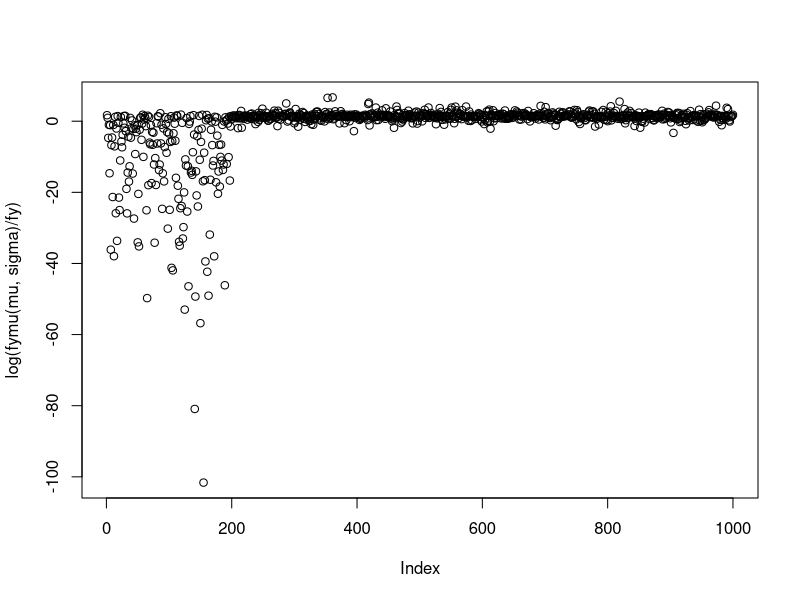
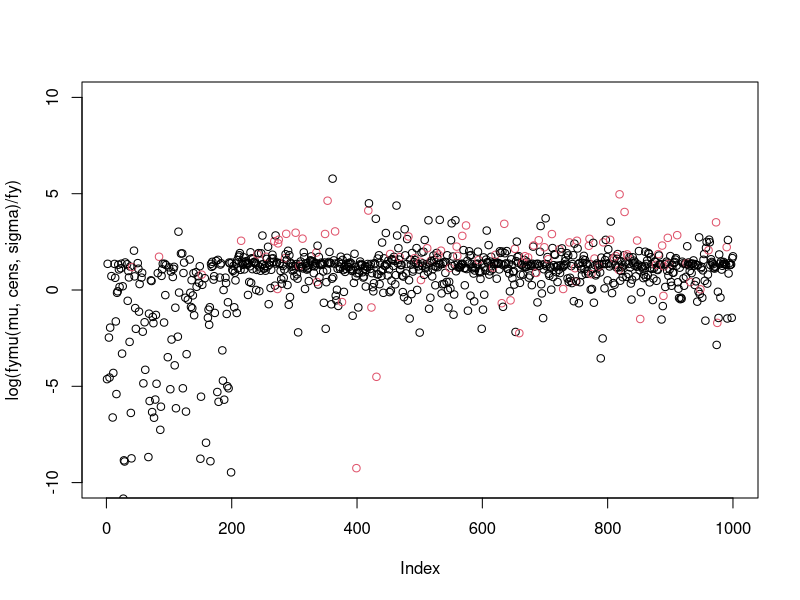
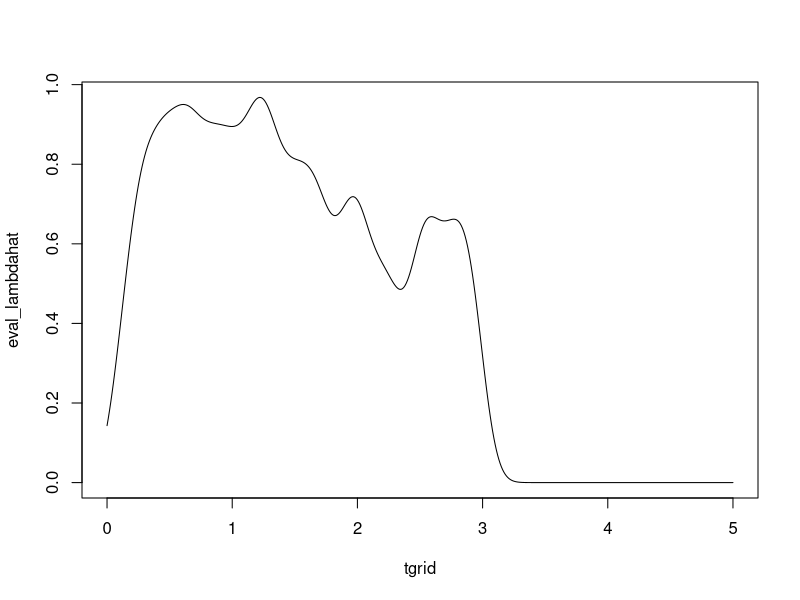
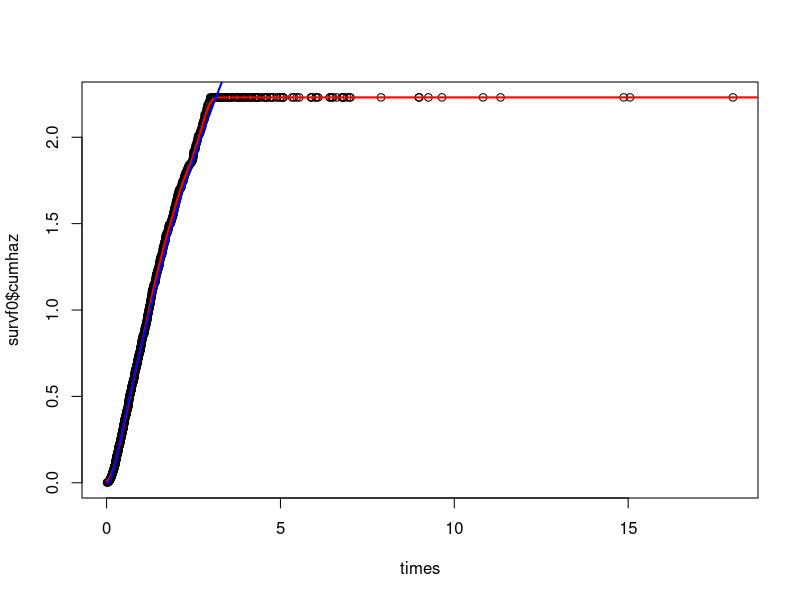
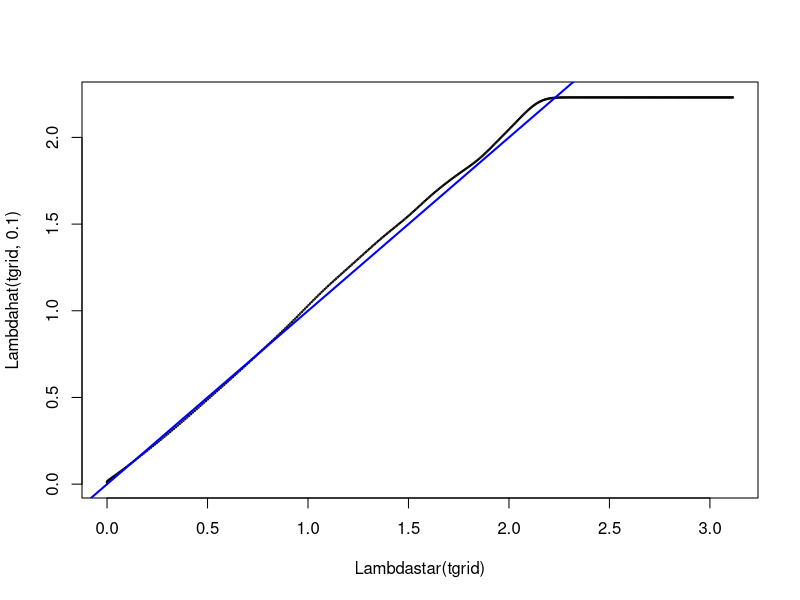
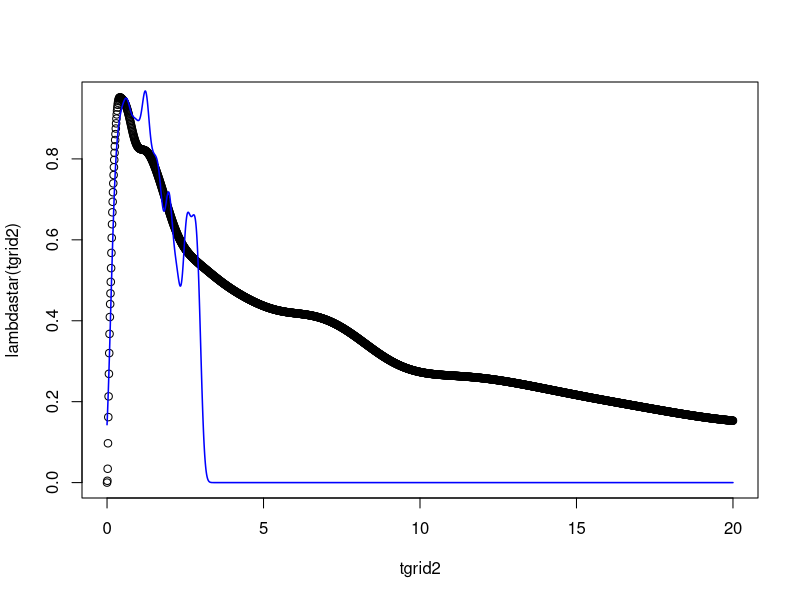
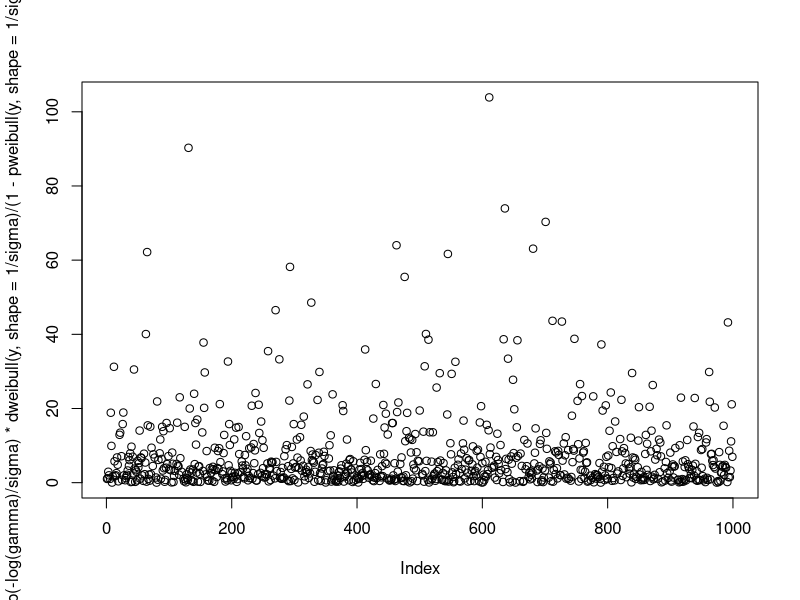
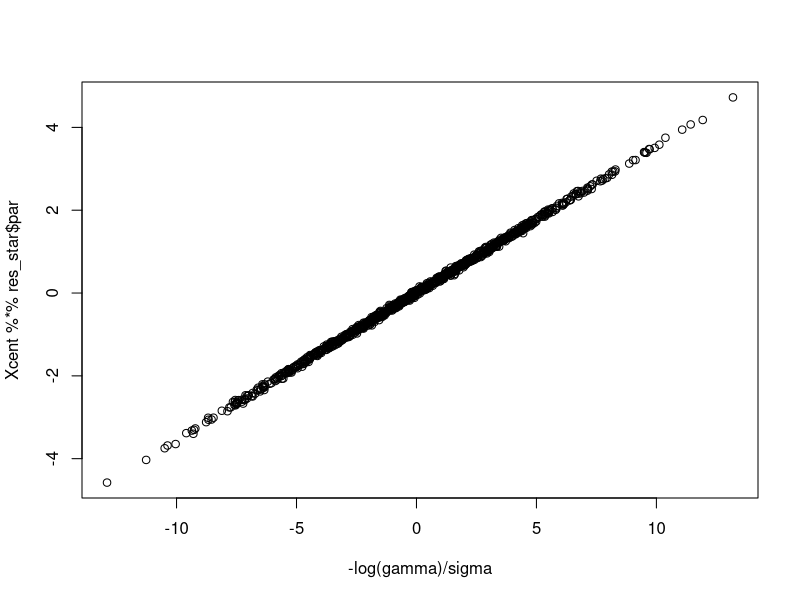

Here is the R script that generated these plots, in order: (Note: this script raises an error after producing the figures.)
library(survival)
set.seed(132)
### Example 1: Laplace noise
dlognormal <- function(x, mean, sd){
   dnorm(log(x), mean = mean, sd = sd) / x
}
n <- 1000
d <- 10 #1
alpha <- 0.2
k <- round(n * alpha)
X <- matrix(rnorm(n*d), nrow = n, ncol = d)
beta <- rnorm(d)
beta <-  beta/ sqrt(sum(beta^2))
mu <- X %*% beta
sigma <- 0.25
xi <- sigma * rnorm(n)  # rlaplace(n)
y <- exp(drop(mu + xi)) # log-normal response
yperm <- y
yperm[1:k] <- y[sample(1:k)]
fymu <- function(mu, sigma) dlognormal(yperm, mu, sigma)
# assume known for simplicity (location mixture)
dens_y  <- function(y) colMeans((sapply(y, function(z) dlognormal(z, mu, sigma))))
kde_obj <- density(yperm)
kde_y <- approxfun(kde_obj$x, kde_obj$y)
#ygrid <- seq(from = 0, to = 12, length = 1000)
#plot(ygrid, kde_y(ygrid), type = "l")
#lines(ygrid, dens_y(ygrid), type = "l", col = "red")
fy <- dens_y(yperm)
# plot likelihood ratios
plot(log(fymu(mu, sigma) / fy))
nloglik_marginal <- function(mu, sigma, alpha) sum(-log((1-alpha) * fymu(mu, sigma) + alpha * fy))
maxiter <- 1000
tol <- 1E-4
objs <- numeric(maxiter)
# find some simple initial estimators
lm_naive <- lm(log(yperm) ~ X - 1)
betacur <- coef(lm_naive)
mu <- X %*% betacur
alpha <- 0.5
sigma <- mean(residuals(lm_naive)^2)
iter <- 1
objs[iter] <- nloglik_marginal(mu, sigma, alpha)
# marginal approach
while(iter < maxiter){
    num <- (1-alpha) * fymu(mu, sigma)
    denom <- num + alpha * fy
    pcur <- num/denom
    alpha <- 1 - mean(pcur)
    lm_pcur  <- lm(log(yperm) ~ X - 1, weights = pcur)
    betacur <- coef(lm_pcur)
    mu <- X %*% betacur
    sigma <- sqrt(weighted.mean(residuals(lm_pcur)^2, w = pcur))
    iter <- iter + 1
    objs[iter] <- nloglik_marginal(mu, sigma, alpha)
    if(objs[iter] + tol > objs[iter-1])
        break
}
alpha
sigma
sqrt(sum((betacur - beta)^2))

############################################################################################################

# NEXT: account for possible right-censoring [assuming sigma^2 is known]
cens <- (yperm >= 3) 
fymu <- function(mu, cens, sigma) dlnorm(yperm, mu, sigma)^(1-cens) * (1 - plnorm(yperm, mu, sigma))^cens
# assume known for simplicity (location mixture)
dens_y  <- function(y, cens) colMeans((sapply(y, function(z) dlnorm(z, mu, sigma))))^(1- cens) * (colMeans((sapply(y, function(z) 1-plnorm(z, mu, sigma)))))^cens
fy <- dens_y(yperm, cens)
#plot(log(fymu(mu, cens, sigma) / fy))
#plot(log(fymu(mu, cens, sigma)[cens] / fy[cens]))
nloglik_marginal <- function(mu, cens, sigma, alpha) sum(-log((1-alpha) * fymu(mu, cens, sigma) + alpha * fy))
lm_naive <- lm(log(yperm[!cens]) ~ X[!cens,] - 1, )
betacur <- coef(lm_naive)
mu <- X %*% betacur
alpha <- 0.5
sigma <- .25 #ASSUME KNOWN
iter <- 1
objs[iter] <- nloglik_marginal(mu, cens, sigma, alpha)
# marginal approach
while(iter < maxiter){
    num <- (1-alpha) * fymu(mu, cens, sigma)
    denom <- num + alpha * fy
    pcur <- num/denom
    alpha <- 1 - mean(pcur)
    lm_pcur <- survreg(Surv(yperm, event = 1 - cens) ~ X - 1, scale = 0.25, dist = "lognormal", weights = pmax(pcur, 1E-6))
    betacur <- coef(lm_pcur)
    mu <- X %*% betacur
    iter <- iter + 1
    objs[iter] <- nloglik_marginal(mu, cens, sigma, alpha)
    if(objs[iter] + tol > objs[iter-1])
        break
}
alpha
sqrt(sum((betacur - beta)^2))
##################################################################################
### Moving forward: the PH model
##################################################################################
ls()
set.seed(132)
n <- 1000
d <- 10 #1
alpha <- 0.2
k <- round(n * alpha)
X <- matrix(rnorm(n*d), nrow = n, ncol = d)
beta <- rnorm(d)
beta <-  beta/ sqrt(sum(beta^2))
mu <- X %*% beta
sigma <- 0.25
xi_mult <- rweibull(n, shape = 1/sigma)
xi <- log(xi_mult)
#hist(xi, nclass = 100, prob = TRUE)

y <- exp(drop(mu)) * xi_mult#
yperm <- y
yperm[1:k] <- y[sample(1:k)]

# marginal distribution of y's is a scale mixture
gamma <- exp(drop(mu))
dens_y  <- function(y) rowMeans(sweep(dweibull(outer(y, gamma, FUN = "/"), shape = 1/sigma), MARGIN = 2, FUN = "/", STATS = gamma))
#ygrid <- seq(from = 0, to = 12, length = 1000)
#hist(y, nclass = 50, prob = TRUE, ylim = c(0,1))
#lines(ygrid, dens_y(ygrid), type = "l")
#kde_obj <- density(yperm)
#kde_y <- approxfun(kde_obj$x, kde_obj$y)
#lines(ygrid, kde_y(ygrid), col = "red")
#integrate(dens_y, lower = 0, upper = 20)
# without censoring, regression parameters should be accessible from linear regression
lm_oracle <- lm(log(y) ~ X)
coef(lm_oracle)
#sqrt(sum((beta - coef(lm_oracle)[-1])^2))
# now, add mismatches [assuming scale is known]
fymu <- function(mu, sigma) dweibull(yperm, shape = 1/sigma, scale = exp(mu))
fy <- dens_y(yperm)
# plot likelihood ratios
#plot(log(fymu(mu, sigma) / fy), ylim = c(0,10))
nloglik_marginal <- function(mu, sigma, alpha) sum(-log((1-alpha) * fymu(mu, sigma) + alpha * fy))
maxiter <- 1000
tol <- 1E-4
objs <- numeric(maxiter)

# find some simple initial estimators
lm_naive <- lm(log(yperm) ~ X)
betacur <- coef(lm_naive)[-1]
mu <- X %*% betacur
alpha <- 0.5
#sigma <- mean(residuals(lm_naive)^2)
iter <- 1
objs[iter] <- nloglik_marginal(mu, sigma, alpha)
# marginal approach
while(iter < maxiter){
    num <- (1-alpha) * fymu(mu, sigma)
    denom <- num + alpha * fy
    pcur <- num/denom
    alpha <- 1 - mean(pcur)
    lm_pcur <- survreg(Surv(yperm, event = rep(1,n)) ~ X - 1, scale = sigma, dist = "weibull", weights = pmax(pcur, 1E-6))
    #lm_pcur  <- lm(log(yperm) ~ X - 1, weights = pcur)
    betacur <- coef(lm_pcur)
    mu <- X %*% betacur
    #sigma <- sqrt(weighted.mean(residuals(lm_pcur)^2, w = pcur))
    iter <- iter + 1
    objs[iter] <- nloglik_marginal(mu, sigma, alpha)
    if(objs[iter] + tol > objs[iter-1])
        break
}
sqrt(sum((beta - coef(lm_naive)[-1])^2))
sqrt(sum((beta - betacur)^2))

### now, additionally add censoring
cens <- (yperm >= 3) # 11% censored
fymu <- function(mu, cens, sigma) dweibull(yperm, shape = 1/sigma, scale = exp(mu))^(1 - cens)  * (1 - pweibull(yperm, shape = 1/sigma, scale = exp(mu)))^cens
# assume known for simplicity (scale mixture)
dens_y  <- function(y, cens) rowMeans(sweep(dweibull(outer(y, gamma, FUN = "/"), shape = 1/sigma), MARGIN = 2, FUN = "/", STATS = gamma))^(1-cens) * (1 - rowMeans(pweibull(outer(y, gamma, FUN = "/"), shape = 1/sigma)))^cens
fy <- dens_y(yperm, cens)
#
plot(log(fymu(mu, cens, sigma) / fy), ylim = c(-10, 10), col = cens  +1)
#plot(log(fymu(mu, cens, sigma)[cens] / fy[cens]))


nloglik_marginal <- function(mu, cens, sigma, alpha) sum(-log((1-alpha) * fymu(mu, cens, sigma) + alpha * fy))
lm_naive <- lm(log(yperm[!cens]) ~ X[!cens,] - 1, )
betacur <- coef(lm_naive)
mu <- X %*% betacur
alpha <- 0.5
sigma <- .25 #ASSUME KNOWN
iter <- 1
objs[iter] <- nloglik_marginal(mu, cens, sigma, alpha)
#A <- M1(mu, sigma) * (alpha/(n-1))
#diag(A) <- diag(A) * (1 - alpha)/(alpha/(n-1))
#B <- fyM * (1 - alpha/(n-1))
#diag(B) <- fyM * alpha / (1 - alpha/(n-1))
#objs_pairwise[iter] <- nloglik_pairwise(A,B)

# marginal approach
while(iter < maxiter){

    num <- (1-alpha) * fymu(mu, cens, sigma)
    denom <- num + alpha * fy
    pcur <- num/denom
    alpha <- 1 - mean(pcur)
    #deriv <- (dlnorm(yperm, mu, sigma)^2)/(1 - plnorm(yperm, mu, sigma)) * (-(log(yperm) - mu))/(sigma^2)
    #deriv_num <- (-log(1 - plnorm(yperm, mu + 0.001, sigma)) - -log(1 - plnorm(yperm, mu -0.001, sigma)))/(2*0.001)
  #  deriv_num <- (-log(dlnorm(yperm, mu + 0.00001, sigma))  - -log(dlnorm(yperm, mu -0.00001, sigma)))/(2 * 0.00001)
    #deriv <- (log(yperm) - mu)/(sigma^2)
    #cens_weights <- rep(1,n)
    #cw <- dlnorm(yperm, mu, sigma)^2/(1 - plnorm(yperm, mu, sigma))
    #cw[!is.finite(cw)] <- 0
    #cens_weights[cens] <- cw[cens]
    lm_pcur <- survreg(Surv(yperm, event = 1 - cens) ~ X - 1, scale = 0.25, dist = "weibull", weights = pmax(pcur, 1E-6))
    #lm_pcur  <- lm(log(yperm) ~ X - 1, weights = pcur * cens_weights)
    betacur <- coef(lm_pcur)
    mu <- X %*% betacur
    #sigma <- sqrt(weighted.mean(residuals(lm_pcur)^2, w = pcur))
    iter <- iter + 1
    objs[iter] <- nloglik_marginal(mu, cens, sigma, alpha)
    if(objs[iter] + tol > objs[iter-1])
        break
}

alpha
sqrt(sum((betacur - beta)^2))

### now start working on the COX PH model

### baseline hazard
ls()
survf0 <- survfit(Surv(yperm, event = 1 - cens) ~ 1)
Delta <- c(survf0$cumhaz[1], diff(survf0$cumhaz))
times <- survf0$time
# kernel estimation of the baseline hazard function
lambdahat <- function(t, h){
 rowSums(sweep(dnorm(outer(t, times, "-"), sd = h), MARGIN = 2, FUN = "*", STATS = Delta))

}

# corresponding cumulative hazard function
Lambdahat <- function(t, h){
 rowSums(sweep(pnorm(outer(t, times, "-"), sd = h), MARGIN = 2, FUN = "*", STATS = Delta))
}
tgrid <- seq(from = 0, to = 5, by = 0.01)
eval_lambdahat <- lambdahat(tgrid, 0.1)
plot(tgrid, eval_lambdahat, type = "l")
tgrid2 <- seq(from = 0, to = 20, by = 0.01)
eval_Lambdahat <- Lambdahat(tgrid2, 0.1)
plot(times, survf0$cumhaz)
lines(tgrid2, eval_Lambdahat, type = "l", col = "red", lwd = 2)

# compare with "true" underlying baseline hazard

lambdastar <- function(t) rowMeans(sweep(dweibull(outer(t, gamma, FUN = "/"), shape = 1/sigma), MARGIN = 2, FUN = "/", STATS = gamma)) /( (1 - rowMeans(pweibull(outer(t, gamma, FUN = "/"), shape = 1/sigma))) )
Lambdastar <- function(t) -log((1 - rowMeans(pweibull(outer(t, gamma, FUN = "/"), shape = 1/sigma))) )
eval_Lambdastar <- Lambdastar(tgrid2)
lines(tgrid2, eval_Lambdastar, type = "l", col = "blue", lwd = 2)
plot(Lambdastar(tgrid), Lambdahat(tgrid, 0.1), cex = 0.2)
abline(0,1, lwd = 2, col = "blue")
plot(tgrid2, lambdastar(tgrid2))
lines(tgrid2, lambdahat(tgrid2, 0.1), col = "blue", lwd = 1.5)

# estimation of Cox model assuming BL functions are known

Xcent <- scale(X, center = TRUE, scale = FALSE)
#Xcent <- X
lambdastar_t <- lambdastar(y)#4*y^3#lambdastar(y)
Lambdastar_t <- Lambdastar(y)#y^4#Lambdastar(y)
t1_grad <- -colSums(sweep(Xcent, MARGIN = 1, FUN = "*", STATS = (1-cens)))
obj_cox_star <- function(beta, X, cens) sum( (1 - cens) * (-X%*%beta -log(lambdastar_t)) + exp(X %*% beta) * Lambdastar_t)
grad_cox_star <- function(beta, X, cens)  t1_grad + t(X) %*% (exp(X %*% beta) * Lambdastar_t) #colSums(sweep(X, MARGIN = 1, FUN = "*", STATS = exp(X %*% beta) * Lambdastar_t))
creg <- coxph(Surv(y, event = 1 - cens) ~ Xcent)
bhaz <- basehaz(creg)
#plot(lambdastar_t * exp(Xcent %*%res_star$par),
# estimate regression parameters
res_star <- optim(par = rep(0,d), fn = obj_cox_star, gr = grad_cox_star, method = "BFGS", X = Xcent, cens = cens)

plot(exp(-log(gamma)/sigma) * dweibull(y, shape = 1/sigma)/(1-pweibull(y, shape = 1/sigma)))
plot(-log(gamma)/sigma, Xcent %*% res_star$par)

plot(-log(gamma)/sigma + log(4*y^3), Xcent %*% res_star$par)#%

plot(-log(gamma)/sigma, Xcent %*% res_star$par)
plot(-log(gamma)/sigma, Xcent %*% creg$coef)
times <- bhaz$time
Delta <- c(bhaz$hazard[1], diff(bhaz))

lambdahat_0 <- lambdastar(y)#4*y^3#lambdastar(y)
Lambdahat_t <- Lambdastar(y)

plot(-log(gamma)/sigma, Xcent %*% creg$coef)
abline(0,1, col = "blue", lwd = 3)
yy <- Xcent %*% res_star$par
xx <- -log(gamma)/sigma
lm(yy ~ xx)
#plot(c(bhaz[1,1], diff(bhaz[,1])) * predict(creg, type = "risk"), lambdastar_t * exp(Xcent %*%res_star$par))

### pseudo-code

fy <- dens_y(yperm, cens)
alpha <- 0.5
maxiter <- 1000
tol <- 1E-4
objs <- numeric(maxiter)

# compute naive estimator

creg <- coxph(Surv(yperm, event = 1 - cens) ~ Xcent)
bhaz <- basehaz(creg)
mu <- Xcent %*% creg$coef

# compute associated smoothed baseline and cumulative baseline hazard

times <- bhaz$time
Delta <- c(bhaz$hazard[1], diff(bhaz))

lambdahat_0 <- lambdahat(yperm, 0.1)
Lambdahat_0 <- Lambdahat(yperm, 0.1)

fymu <- function(mu, cens, l0, L0) exp( (1 - cens) * (-X%*%beta -log(l0)) + exp(mu) * L0)
nloglik_marginal <- function(mu, cens, alpha, l0, L0) sum(-log((1-alpha) * fymu(mu, cens, l0, L0) + alpha * fy))
# update weights and alpha; then repeat

iter <- 1
objs[iter] <- nloglik_marginal(mu, cens, sigma, alpha)
#A <- M1(mu, sigma) * (alpha/(n-1))
#diag(A) <- diag(A) * (1 - alpha)/(alpha/(n-1))
#B <- fyM * (1 - alpha/(n-1))
#diag(B) <- fyM * alpha / (1 - alpha/(n-1))
#objs_pairwise[iter] <- nloglik_pairwise(A,B)

# marginal approach
while(iter < maxiter){
    num <- (1-alpha) * fymu(mu, cens, sigma)
    denom <- num + alpha * fy
    pcur <- num/denom
    alpha <- 1 - mean(pcur)
    #deriv <- (dlnorm(yperm, mu, sigma)^2)/(1 - plnorm(yperm, mu, sigma)) * (-(log(yperm) - mu))/(sigma^2)
    #deriv_num <- (-log(1 - plnorm(yperm, mu + 0.001, sigma)) - -log(1 - plnorm(yperm, mu -0.001, sigma)))/(2*0.001)
    #deriv_num <- (-log(dlnorm(yperm, mu + 0.00001, sigma))  - -log(dlnorm(yperm, mu -0.00001, sigma)))/(2 * 0.00001)
    #deriv <- (log(yperm) - mu)/(sigma^2)
    #cens_weights <- rep(1,n)
    #cw <- dlnorm(yperm, mu, sigma)^2/(1 - plnorm(yperm, mu, sigma))
    #cw[!is.finite(cw)] <- 0
    #cens_weights[cens] <- cw[cens]
    lm_pcur <- survreg(Surv(yperm, event = 1 - cens) ~ X - 1, scale = 0.25, dist = "weibull", weights = pmax(pcur, 1E-6))
    #lm_pcur  <- lm(log(yperm) ~ X - 1, weights = pcur * cens_weights)
    betacur <- coef(lm_pcur)
    mu <- X %*% betacur
    #sigma <- sqrt(weighted.mean(residuals(lm_pcur)^2, w = pcur))
    iter <- iter + 1
    objs[iter] <- nloglik_marginal(mu, cens, sigma, alpha)
    if(objs[iter] + tol > objs[iter-1])
        break
}


alpha
sqrt(sum((betacur - beta)^2))

### now start working on the COX PH model

### baseline hazard
ls()
survf0 <- survfit(Surv(yperm, event = 1 - cens) ~ 1)
Delta <- c(survf0$cumhaz[1], diff(survf0$cumhaz))
times <- survf0$time

# kernel estimation of the baseline hazard function
lambdahat <- function(t, h){

 rowSums(sweep(dnorm(outer(t, times, "-"), sd = h), MARGIN = 2, FUN = "*", STATS = Delta))

}

# corresponding cumulative hazard function
Lambdahat <- function(t, h){

 rowSums(sweep(pnorm(outer(t, times, "-"), sd = h), MARGIN = 2, FUN = "*", STATS = Delta))

}


tgrid <- seq(from = 0, to = 5, by = 0.01)
eval_lambdahat <- lambdahat(tgrid, 0.1)

plot(tgrid, eval_lambdahat, type = "l")

tgrid2 <- seq(from = 0, to = 20, by = 0.01)
eval_Lambdahat <- Lambdahat(tgrid2, 0.1)
plot(times, survf0$cumhaz)
lines(tgrid2, eval_Lambdahat, type = "l", col = "red", lwd = 2)

# compare with "true" underlying baseline hazard

lambdastar <- function(t) rowMeans(sweep(dweibull(outer(t, gamma, FUN = "/"), shape = 1/sigma), MARGIN = 2, FUN = "/", STATS = gamma)) /( (1 - rowMeans(pweibull(outer(t, gamma, FUN = "/"), shape = 1/sigma))) )

Lambdastar <- function(t) -log((1 - rowMeans(pweibull(outer(t, gamma, FUN = "/"), shape = 1/sigma))) )
zz
eval_Lambdastar <- Lambdastar(tgrid2)

lines(tgrid2, eval_Lambdastar, type = "l", col = "blue", lwd = 2)

plot(Lambdastar(tgrid), Lambdahat(tgrid, 0.1), cex = 0.2)
abline(0,1, lwd = 2, col = "blue")

plot(tgrid2, lambdastar(tgrid2))
lines(tgrid2, lambdahat(tgrid2, 0.1), col = "blue", lwd = 1.5)

# estimation of Cox model assuming BL functions are known

Xcent <- scale(X, center = TRUE, scale = FALSE)
#Xcent <- X
lambdastar_t <- lambdastar(y)#4*y^3#lambdastar(y)
Lambdastar_t <- Lambdastar(y)#y^4#Lambdastar(y)
t1_grad <- -colSums(sweep(Xcent, MARGIN = 1, FUN = "*", STATS = (1-cens)))

obj_cox_star <- function(beta, X, cens) sum( (1 - cens) * (-X%*%beta -log(lambdastar_t)) + exp(X %*% beta) * Lambdastar_t)
grad_cox_star <- function(beta, X, cens)  t1_grad + t(X) %*% (exp(X %*% beta) * Lambdastar_t) #colSums(sweep(X, MARGIN = 1, FUN = "*", STATS = exp(X %*% beta) * Lambdastar_t))

creg <- coxph(Surv(y, event = 1 - cens) ~ Xcent)
bhaz <- basehaz(creg)
#plot(lambdastar_t * exp(Xcent %*%res_star$par),
# estimate regression parameters
res_star <- optim(par = rep(0,d), fn = obj_cox_star, gr = grad_cox_star, method = "BFGS", X = Xcent, cens = cens)

plot(exp(-log(gamma)/sigma) * dweibull(y, shape = 1/sigma)/(1-pweibull(y, shape = 1/sigma)))
plot(-log(gamma)/sigma, Xcent %*% res_star$par)

plot(-log(gamma)/sigma + log(4*y^3), Xcent %*% res_star$par)#%

plot(-log(gamma)/sigma, Xcent %*% res_star$par)
plot(-log(gamma)/sigma, Xcent %*% creg$coef)
times <- bhaz$time
Delta <- c(bhaz$hazard[1], diff(bhaz))

lambdahat_0 <- lambdastar(y)#4*y^3#lambdastar(y)
Lambdahat_t <- Lambdastar(y)

plot(-log(gamma)/sigma, Xcent %*% creg$coef)
abline(0,1, col = "blue", lwd = 3)
yy <- Xcent %*% res_star$par
xx <- -log(gamma)/sigma
lm(yy ~ xx)
#plot(c(bhaz[1,1], diff(bhaz[,1])) * predict(creg, type = "risk"), lambdastar_t * exp(Xcent %*%res_star$par))

### pseudo-code

fy <- dens_y(yperm, cens)
alpha <- 0.5
maxiter <- 1000
tol <- 1E-4
objs <- numeric(maxiter)

# compute naive estimator

creg <- coxph(Surv(yperm, event = 1 - cens) ~ Xcent)
bhaz <- basehaz(creg)
mu <- Xcent %*% creg$coef

# compute associated smoothed baseline and cumulative baseline hazard

times <- bhaz$time
Delta <- c(bhaz$hazard[1], diff(bhaz$hazard))

lambdahat_0 <- 4*yperm^3#lambdahat(yperm, 0.1)
Lambdahat_0 <- yperm^4#Lambdahat(yperm, 0.1)

fymu <- function(mu, cens, l0, L0) (exp(mu) * l0)^(1 - cens) *  exp(-exp(mu) * L0)
#obj_cox_star <- function(beta, X, cens) sum( (1 - cens) * (-X%*%beta -log(lambdastar_t)) + exp(X %*% beta) * Lambdastar_t)
nloglik_marginal <- function(mu, cens, alpha, l0, L0) sum(-log((1-alpha) * fymu(mu, cens, l0, L0) + alpha * fy))
# update weights and alpha; then repeat

iter <- 1
objs[iter] <- nloglik_marginal(mu, cens, alpha, lambdahat_0, Lambdahat_0)

# marginal approach
while(iter < maxiter){



num <- (1-alpha) * fymu(mu, cens, lambdahat_0, Lambdahat_0)
denom <- num + alpha * fy
pcur <- num/denom
alpha <- 1 - mean(pcur)

t1_grad <- -colSums(sweep(Xcent, MARGIN = 1, FUN = "*", STATS = (1-cens)*pcur))
obj_cox_star <- function(beta, X, cens) sum(pcur* ((1 - cens) * (-X%*%beta -log(lambdahat_0)) + exp(X %*% beta) * Lambdahat_0))
grad_cox_star <- function(beta, X, cens)  t1_grad + t(X) %*% (exp(X %*% beta) * Lambdahat_0 * pcur) #colSums(sweep(X, MARGIN = 1, FUN = "*", STATS = exp(X %*% beta) * Lambdastar_t))

creg <- coxph(Surv(y, event = 1 - cens) ~ Xcent)
bhaz <- basehaz(creg)
#plot(lambdastar_t * exp(Xcent %*%res_star$par),
# estimate regression parameters
res_star <- optim(par = rep(0,d), fn = obj_cox_star, gr = grad_cox_star, method = "BFGS", X = Xcent, cens = cens)
#creg <- coxph(Surv(yperm, event = 1 - cens) ~ Xcent, weights = pmax(drop(pcur),1E-6))
#bhaz <- basehaz(creg)
#mu <- Xcent %*% creg$coef
mu <- Xcent %*% res_star$par
times <- bhaz$time
Delta <- c(bhaz$hazard[1], diff(bhaz$hazard))

lambdahat_0 <- 4*yperm^3#lambdahat(yperm, 0.1)
Lambdahat_0 <- yperm^4#Lambdahat(yperm, 0.1)

#nloglik_marginal(mu, cens, alpha, lambdahat_0, Lambdahat_0)

   iter <- iter + 1
    objs[iter] <- nloglik_marginal(mu, cens, alpha, lambdahat_0, Lambdahat_0)
    if(objs[iter] + tol > objs[iter-1])
        break
}

alpha
plot(-log(gamma)/sigma, Xcent %*% creg$coef)
abline(0,1, col = "blue", lwd = 3)

# now estimate null component

survf0 <- survfit(Surv(yperm, event = 1 - cens) ~ 1)
Delta <- c(survf0$cumhaz[1], diff(survf0$cumhaz))
times <- survf0$time

# kernel estimation of the baseline hazard function
lambdahat <- function(t, h){

 rowSums(sweep(dnorm(outer(t, times, "-"), sd = h), MARGIN = 2, FUN = "*", STATS = Delta))

}

# corresponding cumulative hazard function
Lambdahat <- function(t, h){

 rowSums(sweep(pnorm(outer(t, times, "-"), sd = h), MARGIN = 2, FUN = "*", STATS = Delta))

}

fy2 <- lambdahat(yperm, 0.1)^(1-cens) * exp(-Lambdahat(yperm, 0.1))^cens



fy <- fy2 #dens_y(yperm, cens)
alpha <- 0.5
maxiter <- 1000
tol <- 1E-4
objs <- numeric(maxiter)

# compute naive estimator

creg <- coxph(Surv(yperm, event = 1 - cens) ~ Xcent)
bhaz <- basehaz(creg)
mu <- Xcent %*% creg$coef

# compute associated smoothed baseline and cumulative baseline hazard

times <- bhaz$time
Delta <- c(bhaz$hazard[1], diff(bhaz$hazard))

lambdahat_0 <- 4*yperm^3#lambdahat(yperm, 0.1)
Lambdahat_0 <- yperm^4#Lambdahat(yperm, 0.1)

fymu <- function(mu, cens, l0, L0) (exp(mu) * l0)^(1 - cens) *  exp(-exp(mu) * L0)
nloglik_marginal <- function(mu, cens, alpha, l0, L0) sum(-log((1-alpha) * fymu(mu, cens, l0, L0) + alpha * fy))
# update weights and alpha; then repeat

iter <- 1
objs[iter] <- nloglik_marginal(mu, cens, alpha, lambdahat_0, Lambdahat_0)

# marginal approach
while(iter < maxiter){



num <- (1-alpha) * fymu(mu, cens, lambdahat_0, Lambdahat_0)
denom <- num + alpha * fy
pcur <- num/denom
alpha <- 1 - mean(pcur)

t1_grad <- -colSums(sweep(Xcent, MARGIN = 1, FUN = "*", STATS = (1-cens)*pcur))
obj_cox_star <- function(beta, X, cens) sum(pcur* ((1 - cens) * (-X%*%beta -log(lambdahat_0)) + exp(X %*% beta) * Lambdahat_0))
grad_cox_star <- function(beta, X, cens)  t1_grad + t(X) %*% (exp(X %*% beta) * Lambdahat_0 * pcur) #colSums(sweep(X, MARGIN = 1, FUN = "*", STATS = exp(X %*% beta) * Lambdastar_t))

creg <- coxph(Surv(y, event = 1 - cens) ~ Xcent)
bhaz <- basehaz(creg)
#plot(lambdastar_t * exp(Xcent %*%res_star$par),
# estimate regression parameters
res_star <- optim(par = rep(0,d), fn = obj_cox_star, gr = grad_cox_star, method = "BFGS", X = Xcent, cens = cens)
#creg <- coxph(Surv(yperm, event = 1 - cens) ~ Xcent, weights = pmax(drop(pcur),1E-6))
#bhaz <- basehaz(creg)
#mu <- Xcent %*% creg$coef
mu <- Xcent %*% res_star$par
times <- bhaz$time
Delta <- c(bhaz$hazard[1], diff(bhaz$hazard))

lambdahat_0 <- 4*yperm^3#lambdahat(yperm, 0.1)
Lambdahat_0 <- yperm^4#Lambdahat(yperm, 0.1)

#nloglik_marginal(mu, cens, alpha, lambdahat_0, Lambdahat_0)

   iter <- iter + 1
    objs[iter] <- nloglik_marginal(mu, cens, alpha, lambdahat_0, Lambdahat_0)
    if(objs[iter] + tol > objs[iter-1])
        break
}

alpha

plot(-log(gamma)/sigma, mu)
abline(0,1, col = "blue", lwd = 3)

### Remaining: estimate baseline hazard as well

# IDEA: use kernel estimation of the baseline hazard so long until objective increases (line search?)

